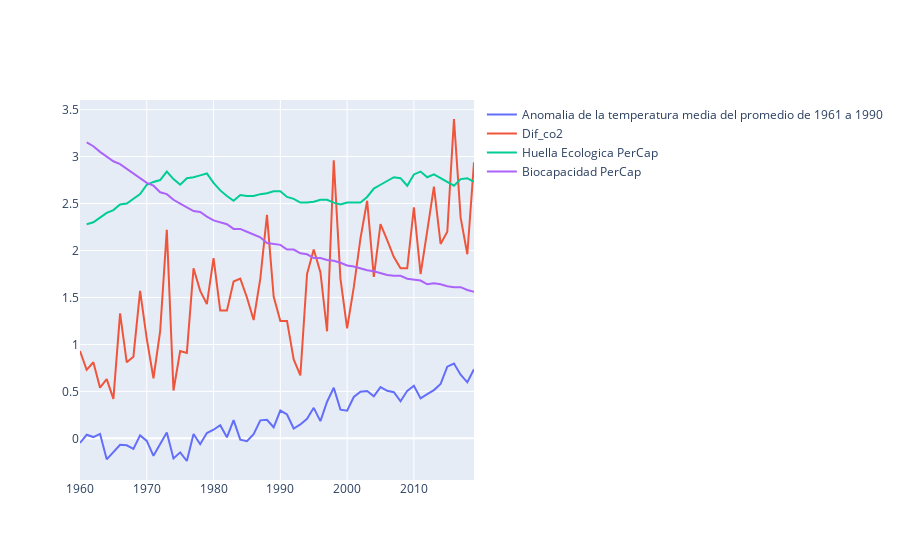

Write notebook code for a chart like this one.
### Code cell
import plotly.offline as py
col=['Anomalia de la temperatura media del promedio de 1961 a 1990', 'Dif_co2', 'Huella Ecologica PerCap', 'Biocapacidad PerCap']
py.iplot([{
    'x':df_pr.index,
    'y':df_pr[col],
    'name': col
} for col in  df_pr.columns], filename='cufflinks/multiple-lines-on-same-chart')
